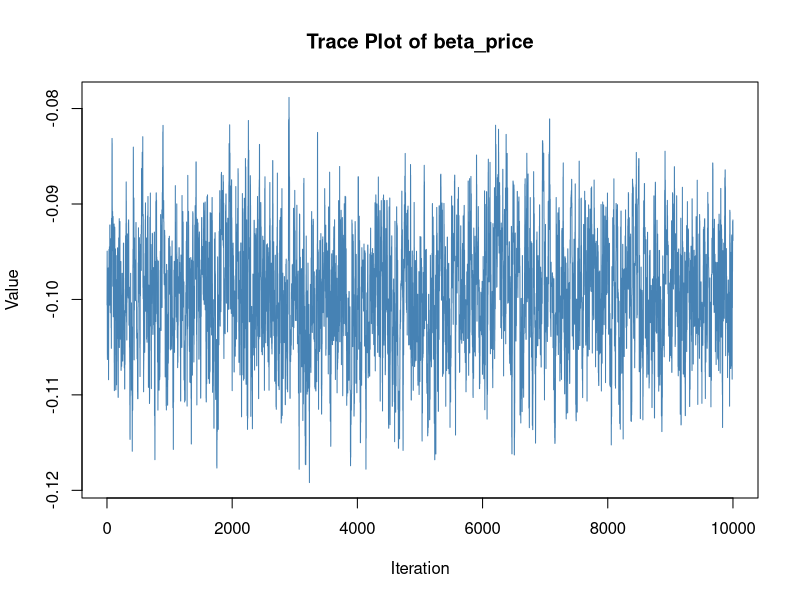
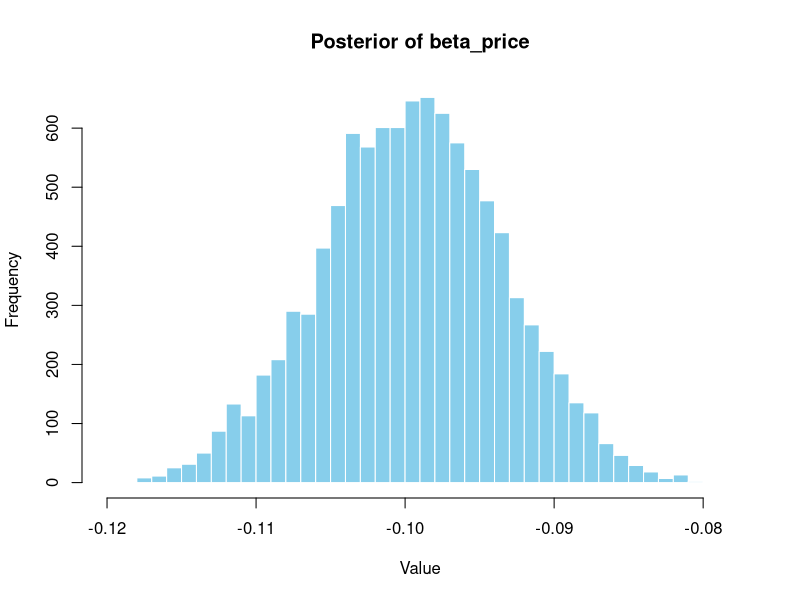

Recreate these plots in R, in order.
## ---- chunk 1
# set seed for reproducibility
set.seed(123)

# define attributes
brand <- c("N", "P", "H") # Netflix, Prime, Hulu
ad <- c("Yes", "No")
price <- seq(8, 32, by=4)

# generate all possible profiles
profiles <- expand.grid(
    brand = brand,
    ad = ad,
    price = price
)
m <- nrow(profiles)

# assign part-worth utilities (true parameters)
b_util <- c(N = 1.0, P = 0.5, H = 0)
a_util <- c(Yes = -0.8, No = 0.0)
p_util <- function(p) -0.1 * p

# number of respondents, choice tasks, and alternatives per task
n_peeps <- 100
n_tasks <- 10
n_alts <- 3

# function to simulate one respondent’s data
sim_one <- function(id) {
  
    datlist <- list()
    
    # loop over choice tasks
    for (t in 1:n_tasks) {
        
        # randomly sample 3 alts (better practice would be to use a design)
        dat <- cbind(resp=id, task=t, profiles[sample(m, size=n_alts), ])
        
        # compute deterministic portion of utility
        dat$v <- b_util[dat$brand] + a_util[dat$ad] + p_util(dat$price) |> round(10)
        
        # add Gumbel noise (Type I extreme value)
        dat$e <- -log(-log(runif(n_alts)))
        dat$u <- dat$v + dat$e
        
        # identify chosen alternative
        dat$choice <- as.integer(dat$u == max(dat$u))
        
        # store task
        datlist[[t]] <- dat
    }
    
    # combine all tasks for one respondent
    do.call(rbind, datlist)
}

# simulate data for all respondents
conjoint_data <- do.call(rbind, lapply(1:n_peeps, sim_one))

# remove values unobservable to the researcher
conjoint_data <- conjoint_data[ , c("resp", "task", "brand", "ad", "price", "choice")]

# clean up
rm(list=setdiff(ls(), "conjoint_data"))
## ---- chunk 2
str(conjoint_data)
head(conjoint_data)
table(conjoint_data$choice)

## ---- chunk 3
# Convert brand into dummy variables: using H as the baseline
conjoint_data$brand_N <- as.integer(conjoint_data$brand == "N")
conjoint_data$brand_P <- as.integer(conjoint_data$brand == "P")
# H is implicitly the base level

# Convert ad into dummy: 1 = Yes (ads shown), 0 = No (ad-free)
conjoint_data$ad_yes <- as.integer(conjoint_data$ad == "Yes")

# Final modeling matrix X
X <- as.matrix(conjoint_data[, c("brand_N", "brand_P", "ad_yes", "price")])

# Dependent variable
y <- conjoint_data$choice

# Preview prepared data
head(cbind(X, choice = y))

## ---- chunk 4
log_likelihood <- function(beta, X, y) {
  Xbeta <- X %*% beta
  expXbeta <- exp(Xbeta)

  group <- rep(1:(nrow(X)/3), each = 3)
  denom <- rep(tapply(expXbeta, group, sum), each = 3)

  p <- expXbeta / denom
  ll <- sum(y * log(p + 1e-15)) 
  return(-ll) 
}

init_beta <- rep(0, 4)
result <- optim(init_beta, log_likelihood, X = X, y = y, hessian = TRUE)

beta_hat <- result$par
se <- sqrt(diag(solve(result$hessian)))
ci <- cbind(beta_hat - 1.96 * se, beta_hat + 1.96 * se)
colnames(ci) <- c("Lower 95%", "Upper 95%")

beta_hat
ci
## ---- chunk 5
log_posterior <- function(beta, X, y) {
  # log-likelihood (reuse your earlier function)
  Xbeta <- X %*% beta
  expXbeta <- exp(Xbeta)

  group <- rep(1:(nrow(X)/3), each = 3)
  denom <- rep(tapply(expXbeta, group, sum), each = 3)
  log_lik <- sum(y * log(expXbeta / denom + 1e-12))  # avoid log(0)

  # log-prior: 3 ~ N(0, 5^2), 1 ~ N(0, 1^2)
  log_prior <- sum(dnorm(beta[1:3], mean = 0, sd = 5, log = TRUE)) +
               dnorm(beta[4], mean = 0, sd = 1, log = TRUE)

  return(log_lik + log_prior)
}
## ---- chunk 6
set.seed(123)
n_iter <- 11000
burn_in <- 1000
n_keep <- n_iter - burn_in
n_params <- 4

beta_curr <- rep(0, n_params)
post_curr <- log_posterior(beta_curr, X, y)


samples <- matrix(NA, nrow = n_keep, ncol = n_params)

proposal_sd <- c(0.05, 0.05, 0.05, 0.005)

accept <- 0
for (i in 1:n_iter) {
  beta_prop <- rnorm(n_params, mean = beta_curr, sd = proposal_sd)
  post_prop <- log_posterior(beta_prop, X, y)

  log_accept_ratio <- post_prop - post_curr
  if (log(runif(1)) < log_accept_ratio) {
    beta_curr <- beta_prop
    post_curr <- post_prop
    if (i > burn_in) accept <- accept + 1
  }

  if (i > burn_in) {
    samples[i - burn_in, ] <- beta_curr
  }
}
accept_rate <- accept / n_keep
## ---- chunk 7
# Posterior summary
posterior_mean <- colMeans(samples)
posterior_sd <- apply(samples, 2, sd)
posterior_ci <- apply(samples, 2, quantile, probs = c(0.025, 0.975))

posterior_mean
posterior_sd
posterior_ci
## ---- chunk 8
param_index <- 4
param_name <- "beta_price"

# Trace plot
plot(samples[, param_index], type = "l", col = "steelblue", 
     main = paste("Trace Plot of", param_name),
     xlab = "Iteration", ylab = "Value")

# Histogram
hist(samples[, param_index], breaks = 40, col = "skyblue", border = "white",
     main = paste("Posterior of", param_name),
     xlab = "Value")

